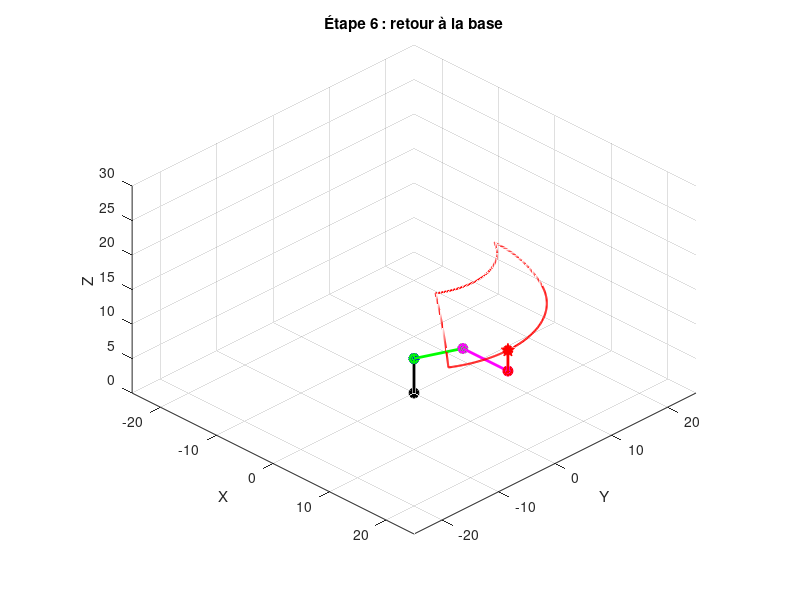
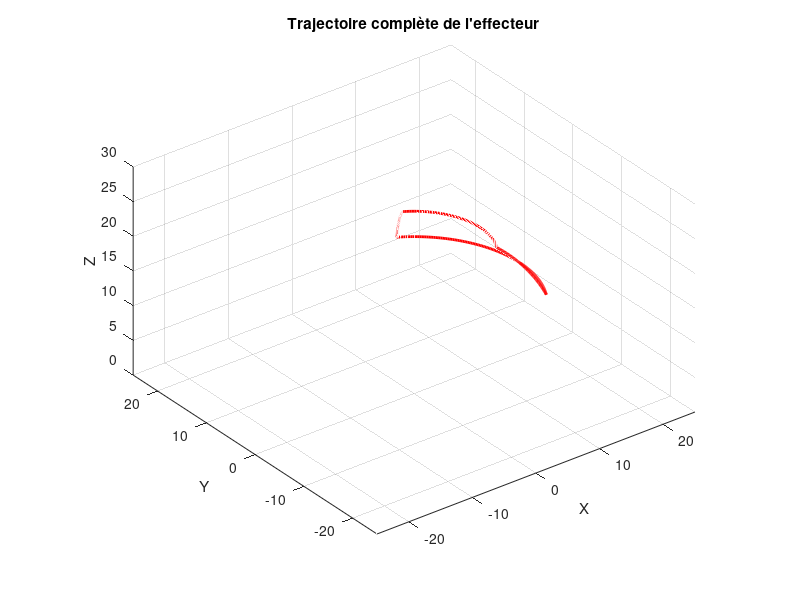

MATLAB code for these plots, in order:
function pick_and_place()
% PICK_AND_PLACE  Simulation pick-and-place du bras (fonction MATLAB)
clc; clear; close all;

%% ===== Paramètres géométriques =====
L1 = 5;   % hauteur base
L2 = 10;  % premier bras
L3 = 8;   % deuxième bras
L4 = 3;   % outil

%% ===== Paramètres de la simulation =====
frames = 80;
traj = zeros(3,0);   % matrice 3xN pour stocker la trajectoire

% Angles initiaux / cibles (radians)
t1_init   = 0;
t1_right  = -pi/6;            % tourner à droite (relative)
t2_init   = pi/6;
t2_grab   = pi/3;             % avancer pour attraper
t3        = -pi/6;
t4        = 0;
t5        = 0;

fig = figure('Name','Pick-and-Place simulation','NumberTitle','off');

%% ==== 1) Départ (déjà en position initiale) ====
[P0,P1,P2,P3,P4,P5] = forwardKinematics(t1_init,t2_init,t3,t4,t5,L1,L2,L3,L4);
traj(:,end+1) = P5;

%% ==== 2) Tourner à droite (de 0 vers t1_right) ====
for t1 = linspace(t1_init, t1_right, frames)
    [P0,P1,P2,P3,P4,P5] = forwardKinematics(t1,t2_init,t3,t4,t5,L1,L2,L3,L4);
    traj(:,end+1) = P5;
    clf(fig); hold on; grid on;
    plotRobot(P0,P1,P2,P3,P4,P5);
    plot3(traj(1,:),traj(2,:),traj(3,:),'r-','LineWidth',1.5);
    xlabel('X'); ylabel('Y'); zlabel('Z');
    title('Étape 2 : tourner à droite');
    axis equal; axis([-25 25 -25 25 0 30]); view(45,30);
    drawnow;
end

%% ==== 3) Avancer le bras pour attraper (modifier theta2) ====
for t2 = linspace(t2_init, t2_grab, frames)
    [P0,P1,P2,P3,P4,P5] = forwardKinematics(t1_right,t2,t3,t4,t5,L1,L2,L3,L4);
    traj(:,end+1) = P5;
    clf(fig); hold on; grid on;
    plotRobot(P0,P1,P2,P3,P4,P5);
    plot3(traj(1,:),traj(2,:),traj(3,:),'r-','LineWidth',1.5);
    title('Étape 3 : attraper l''objet');
    xlabel('X'); ylabel('Y'); zlabel('Z');
    axis equal; axis([-25 25 -25 25 0 30]); view(45,30);
    drawnow;
end

%% ==== 4) Tourner la base de +90° (relatif à sa position actuelle) ====
t1_target = t1_right + pi/2; % rotation de +90°
for t1 = linspace(t1_right, t1_target, frames)
    [P0,P1,P2,P3,P4,P5] = forwardKinematics(t1, t2_grab, t3, t4, t5, L1,L2,L3,L4);
    traj(:,end+1) = P5;
    clf(fig); hold on; grid on;
    plotRobot(P0,P1,P2,P3,P4,P5);
    plot3(traj(1,:),traj(2,:),traj(3,:),'r-','LineWidth',1.5);
    title('Étape 4 : rotation de 90°');
    xlabel('X'); ylabel('Y'); zlabel('Z');
    axis equal; axis([-25 25 -25 25 0 30]); view(45,30);
    drawnow;
end

%% ==== 5) Déposer l'objet (rétrograder theta2) ====
for t2 = linspace(t2_grab, t2_init, frames)
    [P0,P1,P2,P3,P4,P5] = forwardKinematics(t1_target, t2, t3, t4, t5, L1,L2,L3,L4);
    traj(:,end+1) = P5;
    clf(fig); hold on; grid on;
    plotRobot(P0,P1,P2,P3,P4,P5);
    plot3(traj(1,:),traj(2,:),traj(3,:),'r-','LineWidth',1.5);
    title('Étape 5 : déposer');
    xlabel('X'); ylabel('Y'); zlabel('Z');
    axis equal; axis([-25 25 -25 25 0 30]); view(45,30);
    drawnow;
end

%% ==== 6) Retour à la position initiale (base + bras) ====
for t1 = linspace(t1_target, t1_init, frames)
    [P0,P1,P2,P3,P4,P5] = forwardKinematics(t1, t2_init, t3, t4, t5, L1,L2,L3,L4);
    traj(:,end+1) = P5;
    clf(fig); hold on; grid on;
    plotRobot(P0,P1,P2,P3,P4,P5);
    plot3(traj(1,:),traj(2,:),traj(3,:),'r-','LineWidth',1.5);
    title('Étape 6 : retour à la base');
    xlabel('X'); ylabel('Y'); zlabel('Z');
    axis equal; axis([-25 25 -25 25 0 30]); view(45,30);
    drawnow;
end

%% ==== Tracé final de la trajectoire complète ====
figure('Name','Trajectoire','NumberTitle','off');
plot3(traj(1,:), traj(2,:), traj(3,:), 'r-', 'LineWidth',2);
grid on; xlabel('X'); ylabel('Y'); zlabel('Z'); title('Trajectoire complète de l''effecteur');
axis equal; axis([-25 25 -25 25 0 30]);

end % fin de la fonction pick_and_place

%% ===== Fonctions locales =====
function [P0,P1,P2,P3,P4,P5] = forwardKinematics(t1,t2,t3,t4,t5,L1,L2,L3,L4)
    % Matrices homogènes (selon ton modèle)
    T01 = [cos(t1) -sin(t1) 0 0;
           sin(t1)  cos(t1) 0 0;
           0        0       1 L1;
           0 0 0 1];

    T12 = [cos(t2) -sin(t2) 0 0;
           0 0 -1 0;
           sin(t2) cos(t2) 0 0;
           0 0 0 1];

    T23 = [cos(t3) -sin(t3) 0 L2;
           sin(t3)  cos(t3) 0 0;
           0 0 1 0;
           0 0 0 1];

    T34 = [cos(t4) -sin(t4) 0 L3;
           sin(t4)  cos(t4) 0 0;
           0 0 1 0;
           0 0 0 1];

    T45 = [cos(t5) -sin(t5) 0 0;
           0 0 1 L4;
           -sin(t5) -cos(t5) 0 0;
           0 0 0 1];

    T02 = T01 * T12;
    T03 = T02 * T23;
    T04 = T03 * T34;
    T05 = T04 * T45; 

    P0 = [0;0;0];
    P1 = T01(1:3,4);
    P2 = T02(1:3,4);
    P3 = T03(1:3,4);
    P4 = T04(1:3,4);
    P5 = T05(1:3,4);
end

function plotRobot(P0,P1,P2,P3,P4,P5)
    % trace chaque segment
    plot3([P0(1) P1(1)], [P0(2) P1(2)], [P0(3) P1(3)], '-ko','LineWidth',2,'MarkerSize',6,'MarkerFaceColor','k');
    plot3([P1(1) P2(1)], [P1(2) P2(2)], [P1(3) P2(3)], '-bo','LineWidth',2,'MarkerSize',6,'MarkerFaceColor','b');
    plot3([P2(1) P3(1)], [P2(2) P3(2)], [P2(3) P3(3)], '-go','LineWidth',2,'MarkerSize',6,'MarkerFaceColor','g');
    plot3([P3(1) P4(1)], [P3(2) P4(2)], [P3(3) P4(3)], '-mo','LineWidth',2,'MarkerSize',6,'MarkerFaceColor','m');
    plot3([P4(1) P5(1)], [P4(2) P5(2)], [P4(3) P5(3)], '-ro','LineWidth',2,'MarkerSize',6,'MarkerFaceColor','r');
    % point effecteur
    plot3(P5(1),P5(2),P5(3),'rp','MarkerSize',10,'MarkerFaceColor','r');
end
